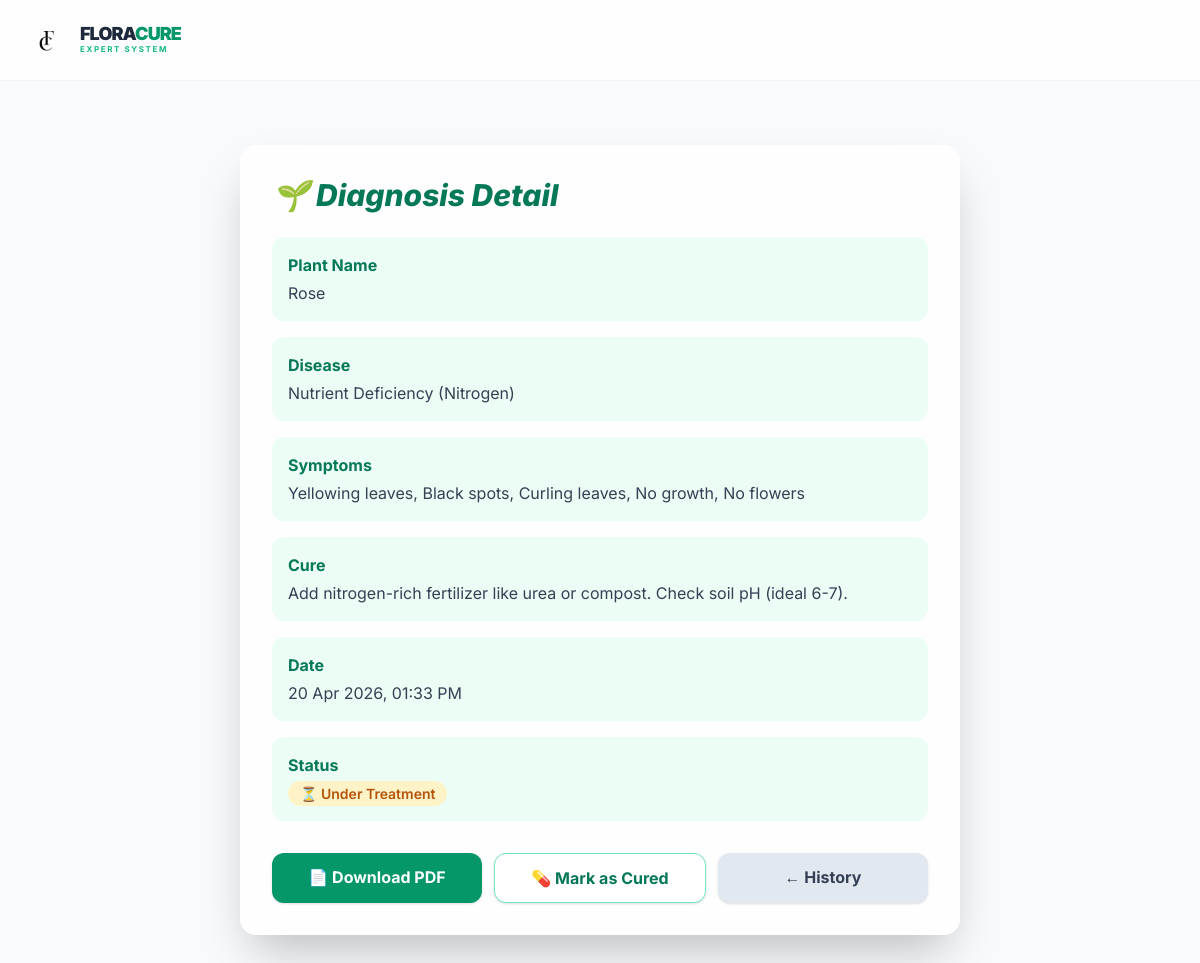
/diagnosis/23/ (signed in), run on an earlier commit of the app's database.
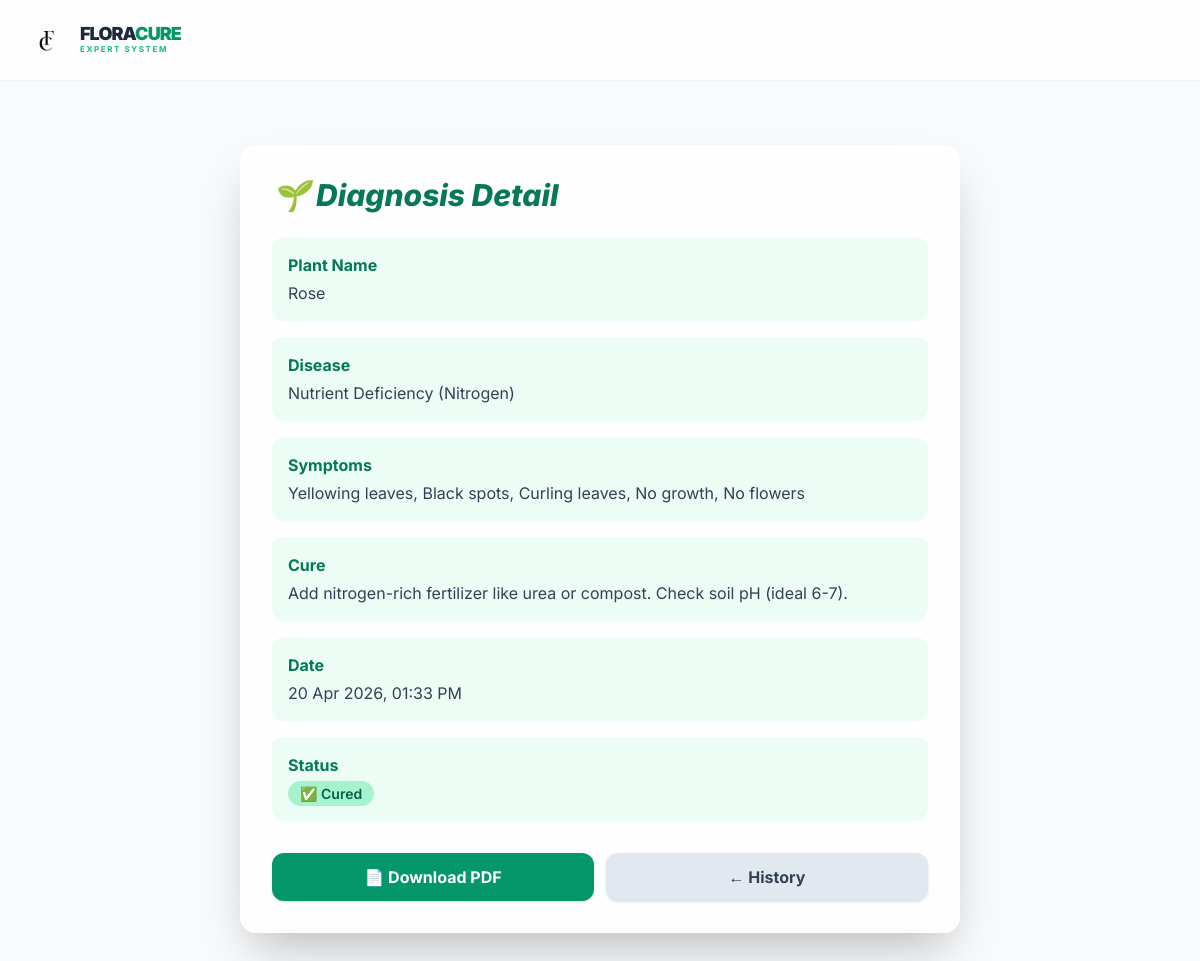
And on a later commit of the database.
### floraApp/views.py (the view)
# urls.py: path('diagnosis/<int:pk>/', views.diagnosis_detail, name='diagnosis_detail'),
def diagnosis_detail(request, pk):
    diagnosis = get_object_or_404(Diagnosis, pk=pk, user=request.user)
    return render(request, "diagnosis_detail.html", {"d": diagnosis})

### templates/diagnosis_detail.html (shortened to what this page needs)
<!DOCTYPE html>
<html lang="en">
<head>
  <script src="https://cdn.tailwindcss.com"></script>
</head>
<body class="bg-slate-50 text-slate-900">
  <nav class="sticky top-0 z-50 bg-white/80 backdrop-blur-md border-b border-slate-100">
    <div class="max-w-7xl mx-auto px-4 md:px-6 h-16 md:h-20 flex justify-between items-center">
      <div class="flex items-center">
        <img src="/static/image/fc.png" alt="Logo" class="h-9 w-9 md:h-12 md:w-12">
        <div class="ml-2 flex flex-col">
          <span class="text-lg font-black tracking-tighter text-slate-800 leading-none uppercase">
            Flora<span class="text-emerald-600">Cure</span>
          </span>
          <span class="text-[8px] uppercase tracking-[0.2em] font-bold text-emerald-500">Expert System</span>
        </div>
      </div>
    </div>
  </nav>
  <section class="max-w-3xl mx-auto px-4 md:px-6 py-8 md:py-16 pb-24 md:pb-16">
    <div class="bg-white/80 backdrop-blur-lg rounded-2xl shadow-2xl p-5 md:p-8">
      <h1 class="text-2xl md:text-3xl font-extrabold text-emerald-700 italic mb-4 md:mb-6">
        🌱 Diagnosis Detail
      </h1>
      <div class="space-y-3 md:space-y-4">
        <div class="bg-emerald-50 rounded-xl p-3 md:p-4">
          <p class="text-emerald-700 font-bold text-sm md:text-base">Plant Name</p>
          <p class="text-slate-700 text-sm md:text-base mt-1">{{ d.plant_name }}</p>
        </div>
        <div class="bg-emerald-50 rounded-xl p-3 md:p-4">
          <p class="text-emerald-700 font-bold text-sm md:text-base">Disease</p>
          <p class="text-slate-700 text-sm md:text-base mt-1">{{ d.disease }}</p>
        </div>
        <div class="bg-emerald-50 rounded-xl p-3 md:p-4">
          <p class="text-emerald-700 font-bold text-sm md:text-base">Symptoms</p>
          <p class="text-slate-700 text-sm md:text-base mt-1 leading-relaxed">{{ d.symptoms }}</p>
        </div>
        <div class="bg-emerald-50 rounded-xl p-3 md:p-4">
          <p class="text-emerald-700 font-bold text-sm md:text-base">Cure</p>
          <p class="text-slate-700 text-sm md:text-base mt-1 leading-relaxed">{{ d.cure }}</p>
        </div>
        <div class="bg-emerald-50 rounded-xl p-3 md:p-4">
          <p class="text-emerald-700 font-bold text-sm md:text-base">Date</p>
          <p class="text-slate-700 text-sm md:text-base mt-1">{{ d.date|date:"d M Y, h:i A" }}</p>
        </div>
        <div class="bg-emerald-50 rounded-xl p-3 md:p-4">
          <p class="text-emerald-700 font-bold text-sm md:text-base">Status</p>
          <p class="mt-1">
            {% if d.is_cured %}
              <span class="bg-emerald-200 text-emerald-800 text-sm font-semibold px-3 py-1 rounded-full">✅ Cured</span>
            {% else %}
              <span class="bg-amber-100 text-amber-700 text-sm font-semibold px-3 py-1 rounded-full">⏳ Under Treatment</span>
            {% endif %}
          </p>
        </div>
      </div>
      <div class="flex flex-col sm:flex-row gap-3 mt-6 md:mt-8">
        <a href="{% url 'diagnosis_pdf' d.pk %}"
           class="flex-1 text-center bg-emerald-600 hover:bg-emerald-700 text-white font-bold px-6 py-3 rounded-xl shadow transition">
          📄 Download PDF
        </a>
        {% if not d.is_cured %}
        <a href="{% url 'mark_cured' d.pk %}"
           class="flex-1 text-center bg-white hover:bg-emerald-50 text-emerald-700 font-bold px-6 py-3 rounded-xl shadow border border-emerald-300 transition">
          💊 Mark as Cured
        </a>
        {% endif %}
        <a href="{% url 'hh' %}"
           class="flex-1 text-center bg-slate-200 hover:bg-slate-300 text-slate-700 font-bold px-6 py-3 rounded-xl shadow transition">
          ← History
        </a>
      </div>
    </div>
  </section>
</body>
</html>

What changed in the data, as far as the page shows it:
changed Diagnosis "Rose": is_cured False → True (drawn)
Also different on the page:
text no longer shown: "⏳ Under Treatment 💊 Mark as Cured"
text now shown: "✅ Cured"
